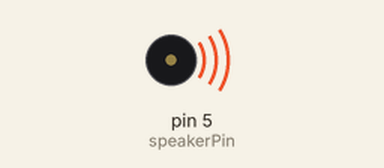
This sketch was run on a simulated Arduino Uno, built with avr-gcc and run on an emulated ATmega328P. On the bench: buzzer (waves = sounding).

Above: at 0.5 s.
Timing chart, 0 to 4.6 s (numbered marks = the images above):
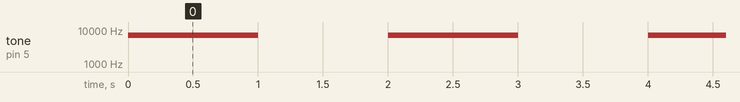

Measured:
- by itself, tone on pin 5 (speakerPin): alternates 7000 Hz for 1.0 s and silent for 1.0 s

The sketch:

app.ino
```cpp
int speakerPin = 5;
void setup() {
}
void loop() {
tone(speakerPin, 7000, 1000);
delay(2000); //소리나는 1초, 안나는 1초 합쳐진 시간
}
```
